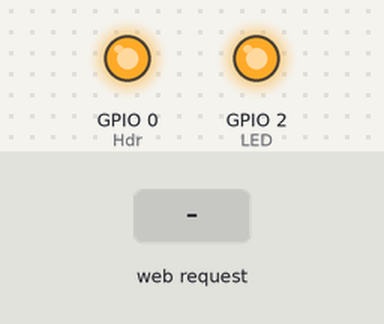
Bench run of a sketch on a simulated ESP8266 (NodeMCU). Shown: output pins drawn as LEDs (lit = HIGH). The test bench sets the inputs (shaded band). WiFi joins after 1.5 s; servers stay silent unless stated; what the sketch prints to the serial monitor is not drawn.

Above: at 4.6 s.
4.7 s: HTTP request GET /hidro_off received
At 5.0 s:
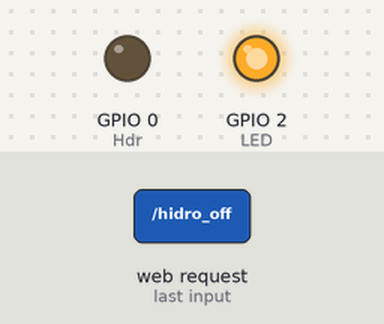
6.2 s: HTTP request GET /solenoid_off received
At 7.3 s:
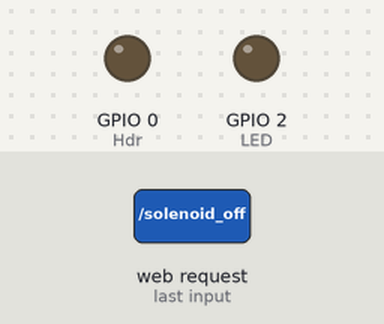
7.7 s: HTTP request GET /solenoid_on received
At 8.5 s:
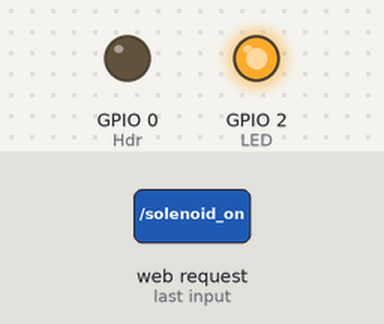
9.2 s: HTTP request GET /hidro_on received
At 9.6 s:
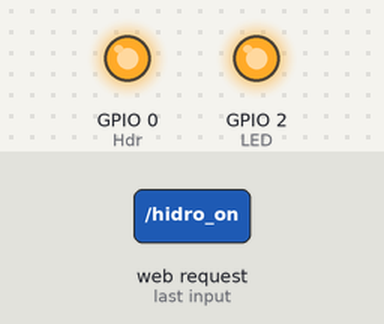
10.7 s: HTTP request GET /arecas_off received
At 12.0 s:
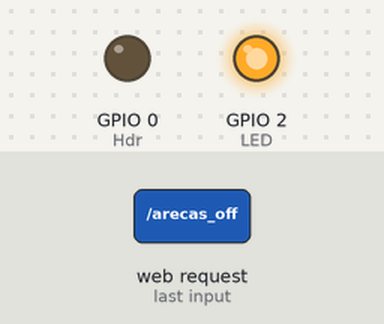
Timing chart, 0 to 13.2 s (numbered marks = the images above; inputs shaded):
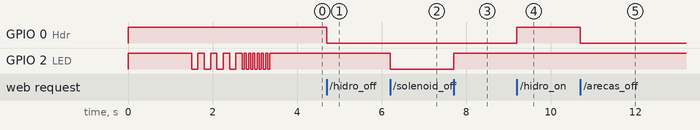

Measured:
- after the input at 4.7 s, GPIO 0 (Hdr): HIGH → LOW at once
- after the input at 6.2 s, GPIO 2 (LED): HIGH → LOW at once
- after the input at 7.7 s, GPIO 2 (LED): LOW → HIGH at once
- after the input at 9.2 s, GPIO 0 (Hdr): LOW → HIGH at once
- after the input at 10.7 s, GPIO 0 (Hdr): HIGH → LOW at once

The sketch:

esp8266.2.ino
```cpp
#include <ESP8266WiFi.h>
#include <WiFiClient.h>

//ESP Web Server Library to host a web page
#include <ESP8266WebServer.h>

#define LED 2
#define Hdr 0

const String Solenoide = "4,";
const String Hidromassagem = "5,";
const String Jardim_Arecas = "6,";
const String AreaGourmet_Luz1 = "7,";

String Solenoide_estado = "ON";
String Hidro_estado = "ON";
String Arecas_estado = "ON";
String AGLuz1_estado = "ON";

String cont = "i";

unsigned long Tempo;
unsigned long Tempo2 = millis();

String Conteudo = "";

String LeConteudo() {  //LE SERIAL DO PC FUNÇÃO

char caracter;
while(Serial.available()){
  caracter = Serial.read()  ;
  Conteudo.concat(caracter) ;
  Tempo = millis()          ;  }
  return Conteudo           ;
}


void pisca(int times,int dly){
  for(int i = 0;i < times;i++){
    digitalWrite(LED,LOW);
    delay(dly);
    digitalWrite(LED,HIGH);
    delay(dly);
    }
  }
//---------------------------------------------------------------

String render_Main(String Sln_st,String Hdr_st,String Arc_st,String AGLuz1_st){
  return "<!DOCTYPE html> <html> <header> <link rel=\"stylesheet\" href=\"https://stackpath.bootstrapcdn.com/bootstrap/4.1.3/css/bootstrap.min.css\"> <link rel=\"stylesheet\" href=\"https://www.w3schools.com/w3css/4/w3.css\"> <meta charset=\"UTF-8\"> <style> .mybtn{width:200px; height:35px; margin-top:12px; } .sector{ background-color:#f6f6f6; border-radius:30px; height:500px; margin-top:50px; margin-left:40px; padding-left:40px; margin-right:40px; padding-right:40px; } </style> </header> <body> <div class=\"row\"> <div class= \"col-sm-6\"> <div class=\"sector\"> <center> <h1>Jardim e Piscina</h1><br> </center> <center><h3>Irrigação</h3></center> <div class=\"row\"> <div class=\"col-sm-6\"> <a class=\"btn btn-primary mybtn\" href=\"solenoid_on\" >Liga</a><br> <a class=\"btn btn-dark mybtn\" href=\"solenoid_off\" >Desliga</a><br> </div> <div class=\"col-sm-6\"> Estado: "+Sln_st+" </div> </div> <hr> <center><h3>Hidromassagem</h3></center> <div class=\"row\"> <div class=\"col-sm-6\"> <a class=\"btn btn-primary mybtn\" href=\"hidro_on\" >Liga</a><br> <a class=\"btn btn-dark mybtn\" href=\"hidro_off\" >Desliga</a><br> </div> <div class=\"col-sm-6\"> Estado: "+Hdr_st+" </div> </div> </div> </div> <div class= \"col-sm-6\"> <div class=\"sector\"> <center> <h1>Area Gourmet</h1><br> </center> <center><h3>Arecas</h3></center> <div class=\"row\"> <div class=\"col-sm-6\"> <a class=\"btn btn-primary mybtn\" href=\"arecas_on\" >Liga</a><br> <a class=\"btn btn-dark mybtn\" href=\"arecas_off\" >Desliga</a><br> </div> <div class=\"col-sm-6\"> Estado: "+Arc_st+" </div> </div> <hr> <center><h3>Bancada</h3></center> <div class=\"row\"> <div class=\"col-sm-6\"> <a class=\"btn btn-primary mybtn\" href=\"AGLuz1_on\" >Liga</a><br> <a class=\"btn btn-dark mybtn\" href=\"AGLuz1_off\" >Desliga</a><br> </div> <div class=\"col-sm-6\"> Estado: "+AGLuz1_st+" </div> </div> </div> </div> </div> </body> </html>";
 }


//---------------------------------------------------------------


//SSID and Password of your WiFi router
const char* ssid = "TP-LINK_4914";
const char* password = "52349812";

//Declare a global object variable from the ESP8266WebServer class.
ESP8266WebServer server(80); //Server on port 80

//===============================================================
// This routine is executed when you open its IP in browser
//===============================================================
void handleRoot() {
 String MAIN_page = render_Main(Solenoide_estado,Hidro_estado,Arecas_estado,AGLuz1_estado);
 server.send(200, "text/html", MAIN_page); //Send web page
}

void handleSLDoff() {
 digitalWrite(LED,LOW);
 Solenoide_estado = "OFF";
 Serial.println(Solenoide+"OFF");

 String MAIN_page = render_Main(Solenoide_estado,Hidro_estado,Arecas_estado,AGLuz1_estado);
 server.send(200, "text/html",MAIN_page);
}

void handleSLDon() {
 Solenoide_estado = "ON";
 digitalWrite(LED,HIGH);
 Serial.println(Solenoide+"ON");
 String MAIN_page = render_Main(Solenoide_estado,Hidro_estado,Arecas_estado,AGLuz1_estado);
 server.send(200, "text/html",MAIN_page);
}

void handleHidroOn() {
 Hidro_estado = "ON";
 digitalWrite(Hdr,HIGH);
 Serial.println(Hidromassagem+"ON");

 String MAIN_page = render_Main(Solenoide_estado,Hidro_estado,Arecas_estado,AGLuz1_estado);
 server.send(200, "text/html",MAIN_page);
}

void handleHidroOff() {
 Hidro_estado = "OFF";
 digitalWrite(Hdr,LOW);
 Serial.println(Hidromassagem+"OFF");

 String MAIN_page = render_Main(Solenoide_estado,Hidro_estado,Arecas_estado,AGLuz1_estado);
 server.send(200, "text/html",MAIN_page);
}

void handleArecasOn() {
 Arecas_estado = "ON";
 digitalWrite(Hdr,HIGH);
 Serial.println(Jardim_Arecas+"ON");

 String MAIN_page = render_Main(Solenoide_estado,Hidro_estado,Arecas_estado,AGLuz1_estado);
 server.send(200, "text/html",MAIN_page);
}

void handleArecasOff() {
 Arecas_estado = "OFF";
 digitalWrite(Hdr,LOW);
 Serial.println(Jardim_Arecas+"OFF");

 String MAIN_page = render_Main(Solenoide_estado,Hidro_estado,Arecas_estado,AGLuz1_estado);
 server.send(200, "text/html",MAIN_page);
}

void handleAGLuz1On() {
 AGLuz1_estado = "ON";
 digitalWrite(Hdr,HIGH);
 Serial.println(AreaGourmet_Luz1+"ON");

 String MAIN_page = render_Main(Solenoide_estado,Hidro_estado,Arecas_estado,AGLuz1_estado);
 server.send(200, "text/html",MAIN_page);
}

void handleAGLuz1Off() {
 AGLuz1_estado = "OFF";
 digitalWrite(Hdr,LOW);
 Serial.println(AreaGourmet_Luz1+"OFF");

 String MAIN_page = render_Main(Solenoide_estado,Hidro_estado,Arecas_estado,AGLuz1_estado);
 server.send(200, "text/html",MAIN_page);
}
//==============================================================
//                  SETUP
//==============================================================
void setup(void){
  Serial.begin(9600);

  WiFi.begin(ssid, password);     //Connect to your WiFi router
  Serial.println("");

  //Onboard LED port Direction output
  pinMode(LED,OUTPUT);
  pinMode(Hdr,OUTPUT);

  digitalWrite(LED,HIGH);
  digitalWrite(Hdr,HIGH);

  // Wait for connection
  while (WiFi.status() != WL_CONNECTED) {
    delay(500);
    Serial.print(".");
  }

  //If connection successful show IP address in serial monitor
  Serial.println("");
  Serial.print("Connected to ");
  Serial.println(ssid);
  Serial.print("IP address: ");
  Serial.println(WiFi.localIP());  //IP address assigned to your ESP

  server.on("/", handleRoot);      //Which routine to handle at root location. This is display page
  server.on("/solenoid_on", handleSLDon); //as Per  <a href="ledOn">, Subroutine to be called
  server.on("/solenoid_off", handleSLDoff);
  server.on("/hidro_off", handleHidroOff);
  server.on("/hidro_on", handleHidroOn);
  server.on("/arecas_on",handleArecasOn);
  server.on("/arecas_off",handleArecasOff);
  server.on("/AGLuz1_on",handleAGLuz1On);
  server.on("/AGLuz1_off",handleAGLuz1Off);


  server.begin();                  //Start server

  pisca(4,150);
  pisca(7,50);
  Serial.print("Server Online");
}
//==============================================================
//                     LOOP
//==============================================================
void loop(void){
Conteudo = LeConteudo();
if((Conteudo != "") && ((millis() - Tempo)> 2)){      //INICIA
  Serial.println(Conteudo);
  Conteudo = "";
  Tempo = millis();
}                                                     //FINALIZA

  server.handleClient();          //Handle client requests
}
```
